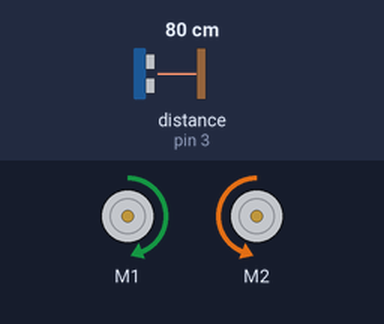
Bench run of a sketch on a simulated Arduino Uno, built with avr-gcc and run on an emulated ATmega328P. Shown: 2 × DC motor (green arrow = forward, orange = backward, longer = faster). The test bench sets the inputs (shaded band); at power-on: distance to the obstacle (sensor on pin 3) 80 cm. What the sketch prints to the serial monitor is not drawn.

Above: at 1.2 s.
1.3 s: distance to the obstacle (sensor on pin 3) set to 16 cm
4.3 s: distance to the obstacle (sensor on pin 3) set to 13 cm
At 4.8 s:
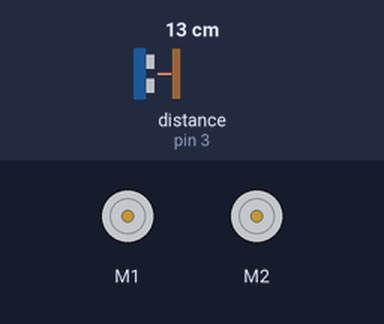
5.9 s: distance to the obstacle (sensor on pin 3) set to 18 cm
At 6.9 s:
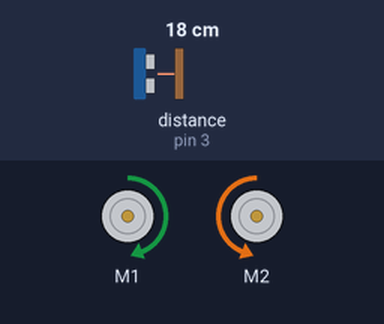
7.4 s: distance to the obstacle (sensor on pin 3) set to 2 cm
At 8.8 s:
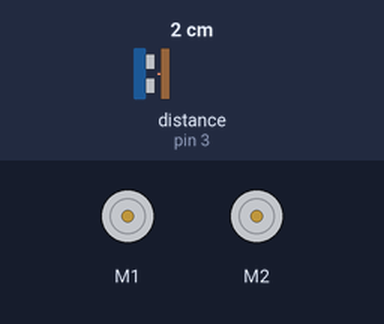
Timing chart, 0 to 10.0 s (numbered marks = the images above; inputs shaded):
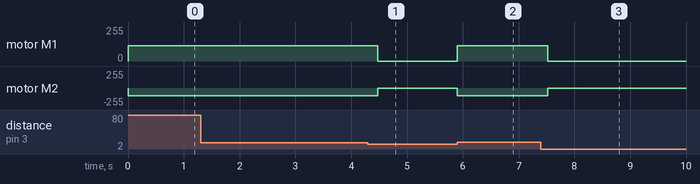

The sketch:

module_lunaires_mk2_v1.2_maj_suiv.1.5.ino
```cpp
// (licence header left out)
#include "MeOrion.h"

MeUltrasonicSensor ultraSensor(PORT_3);

MeLineFollower lineFinder(PORT_4); /* Line Finder module can only be connected to PORT_3, PORT_4, PORT_5, PORT_6 of base shield. */

MeDCMotor motor1(M1);

MeDCMotor motor2(M2);

uint8_t motorSpeed = 100;


void setup()
{
  Serial.begin(9600);
}

void loop()
{
  while(ultraSensor.distanceCm() < 15)
  {
    motor1.stop();
    motor2.stop();
  }
  int sensorState = lineFinder.readSensors();
  switch(sensorState)
  {
    case S1_IN_S2_IN: Serial.println("Sensor 1 and 2 are inside of black line"); motor1.run(115); motor2.run(-115); break;
    case S1_IN_S2_OUT: Serial.println("Sensor 2 is outside of black line"); motor1.run(-30); motor2.run(100); break;
    case S1_OUT_S2_IN: Serial.println("Sensor 1 is outside of black line"); motor1.run(-100); motor2.run(30); break;
    case S1_OUT_S2_OUT: Serial.println("Sensor 1 and 2 are outside of black line"); motor1.run(-95); motor2.run(95); break;
    default: break;
  }
  delay(200);
}
```

Measured:
- the behaviour switches between 15 and 14 cm on distance to the obstacle (sensor on pin 3) (found by bisection; images 0 and 1)
- after the input at 1.3 s, every drawn part: stays the same
- after the input at 4.3 s, motor M1: forward 115/255 → stopped after 0.17 s; motor M2: backward 115/255 → stopped after 0.17 s
- after the input at 5.9 s, motor M1: stopped → forward 115/255 at once; motor M2: stopped → backward 115/255 at once
- after the input at 7.4 s, motor M1: forward 115/255 → stopped after 0.12 s; motor M2: backward 115/255 → stopped after 0.12 s
